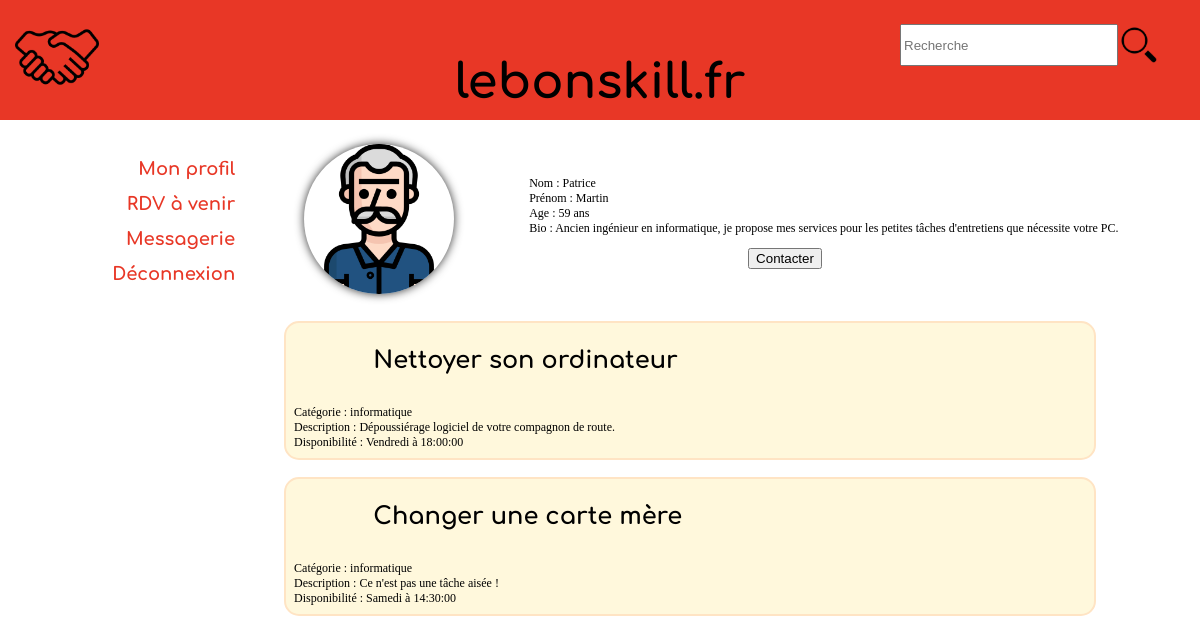
The app's page /profile.php with its own data.
### tables this page shows
CREATE TABLE `utilisateur` (
  `id_u` int(5) NOT NULL AUTO_INCREMENT,
  `nom` varchar(32) DEFAULT NULL,
  `prenom` varchar(32) DEFAULT NULL,
  `mail` varchar(64) NOT NULL,
  `d_naiss` date DEFAULT NULL,
  `mdp` varchar(32) DEFAULT NULL,
  `photo` varchar(64) DEFAULT NULL,
  `bio` varchar(300) DEFAULT NULL,
  `id_l` int(5) DEFAULT NULL,
  PRIMARY KEY (`id_u`),
  KEY `id_l` (`id_l`),
  CONSTRAINT `utilisateur_ibfk_1` FOREIGN KEY (`id_l`) REFERENCES `lieu` (`id_l`)
);

### profile.php (the view, shortened to what this page needs)
<?php
if($bdd = mysqli_connect('localhost', 'said', 'stri', 'lebonskill'))
  {
  }
  else {
    echo "[Erreur] : connexion à la base échouée !";
  }
$idconnected_user = 2;
$idprofile = 1;
$req_prep = mysqli_prepare($bdd, 'SELECT nom, prenom, d_naiss, photo, bio FROM utilisateur WHERE id_u = ?');
mysqli_stmt_bind_param($req_prep, "i", $idprofile);
mysqli_stmt_execute($req_prep);
mysqli_stmt_bind_result($req_prep, $profile['nom'], $profile['prenom'], $profile['d_naiss'], $profile['photo'], $profile['bio']);
$age = (time() - strtotime($profile['d_naiss'])) / 3600 / 24 /365;
$user_age = strstr($age,'.', true);
$bdd = mysqli_connect('localhost', 'said', 'stri', 'lebonskill');
$req_prep2 = mysqli_prepare($bdd, 'SELECT C.titre, C.categorie, P.desc, P.dispo_jour, P.dispo_heure FROM competence AS C, posseder AS P, utilisateur AS U WHERE U.id_u = P.id_u AND C.id_c = P.id_c AND U.id_u = ?');
if(mysqli_stmt_bind_param($req_prep2, "i", $idprofile) == FALSE) {
  echo ("Erreur bind param : " . mysqli_error($bdd));
}
if(mysqli_stmt_execute($req_prep2) == FALSE) {
  echo ("Erreur execute : " . mysqli_error($bdd));
}
if(mysqli_stmt_bind_result($req_prep2, $comp['titre'], $comp['categorie'], $comp['desc'], $comp['dispo_jour'], $comp['dispo_heure']) == FALSE){
  echo ("Erreur bind result : " . mysqli_error($bdd));
}
$i = 0;
while (mysqli_stmt_fetch($req_prep2)) {
  $titre[$i] = $comp['titre'];
  $categorie[$i] = $comp['categorie'];
  $description[$i] = $comp['desc'];
  $disp_d[$i] = $comp['dispo_jour'];
  $disp_t[$i] = $comp['dispo_heure'];
  $i++;
}
$taille = $i;
?>
<!DOCTYPE html>
<html>
    <head>
        <link rel="stylesheet" href="main_style.css" />
        <link rel="stylesheet" href="profile.css" />
    </head>
    <body>
      <div id="top-bar">
        <div id="top-bar_wl">
          <img style="height: 70%; width: auto; margin: 5%;" src="img/logo.png"/>
        </div>
        <div id="top-bar_wc">
          <h1>lebonskill.fr</h1>
        </div>
        <div id="top-bar_wr">
          <input style="float: left; height: 30%; width: 70%;" type="text" placeholder="Recherche">
          <img style="height: 30%; width: auto; float: left; margin: 1%;" src="img/search_img.png"/>
        </div>
      </div>
      <div id="left-menu">
        <a href="profile.php"><h2 class="menu_off">Mon profil</h2>
        <a href="rendezvous.php"><h2 class="menu_off">RDV à venir</h2></a>
        <h2 class="menu_off">Messagerie</h2>
        <h2 class="menu_off">Déconnexion</h2>
      </div>
      <div id="main-content">
        <div id="profile-header">
          <div class="round-image">
            <?php echo "<img id=\"profilpic\" src=\"".$profile["photo"]."\"/>\n"; ?>
          </div>
          <div id="id-card">
            <p><?php
            echo "Nom : " . $profile['nom'] . "</br> Prénom : " . $profile['prenom'] . "</br> Age : " . $user_age . " ans </br> Bio : " . $profile['bio'];
            ?>
            </p>
          </div>
          <div id="contacter">
            <?php
            if ($idconnected_user != $idprofile) {
              echo '<button onclick="location.href = \'/chat.php?id=' . $idconnected_user . '&o=' . $idprofile . '\';">Contacter</button>';
            }
            ?>
          </div>
        </div>
        <div id="competence">
          <p><?php
            for ($i=0; $i < $taille; $i++) {
              echo '<div class="brick">';
              echo "<h1>" . $titre[$i] . "</h1></br> Catégorie : " . $categorie[$i] . "</br> Description : " . $description[$i] .  "</br> Disponibilité : " . $disp_d[$i] . " à " . $disp_t[$i] . "</br>";
              echo '</div>';
            }
          ?>
        </div>
      </div>
    </body>
</html>

### main_style.css (style rules this page uses)
p, body { font-family: 'MADEEvolveSansMedium'; font-size: 12px; }
h1 { font-family: 'Comfortaa-Bold'; font-size: 2em; }
h2 { font-family: 'Comfortaa-Bold'; font-size: 18px; color: #FF7036; }
a { text-decoration: none; }
#left-menu { position: absolute; top: 15%; left: 0%; width: 16%; height: 76%; padding: 2%; text-align: right; }
#main-content { position: absolute; width: 71%; height: auto; top: 15%; left: 20%; padding: 2%; border-style: none; border-width: 2px; border-radius: 10px; }
#top-bar { position: absolute; width: 100%; height: 15%; top: 0%; left: 0%; margin: 0%; padding: 0%; display: inline-block; background-color: #E83726; }
#top-bar_wl { position: relative; height: 100%; width: 25%; float: left; text-align: left; }
#top-bar_wc { position: relative; height: 100%; width: 50%; float: left; text-align: center; margin-top: 2%; margin-bottom: 2%; font-family: 'OpenSans-light'; font-size: 200%; }
#top-bar_wr { position: relative; height: 100%; width: 25%; float: left; text-align: left; margin-top: 2%; margin-bottom: 2%; }
.menu_off { color: #E83726; }
.brick { background: cornsilk; border-width: 2px; border-style: solid; margin-bottom: 2%; border-color: bisque; border-radius: 15px; padding: 1%; position: relative; }
.brick > h1, h2, p { position: relative; left: 10%; }

### profile.css (style rules this page uses)
#profile-header { padding-bottom: 20px; }
.round-image { display: inline-block; overflow:hidden; border-radius:100px; width:150px; height:150px; box-shadow: 0px 0px 10px #343434; float: left; margin-left: 40px; }
#profilpic { max-width: 150px; height:150px; }
#id-card { padding-top: 20px; margin-left: 200px; }
#contacter { text-align: center; }
#competence { border-width: 2px; padding: 20px; }

### records on screen
utilisateur: photo (picture), nom "Patrice", prenom "Martin", d_naiss "59", bio "Ancien ingénieur en informatique, je propose mes services pour les petites tâches d'entretiens que nécessite votre PC."

### other values on screen
$titre[$i] "Nettoyer son ordinateur"
$categorie[$i] "informatique"
$description[$i] "Dépoussiérage logiciel de votre compagnon de route."
$disp_d[$i] "Vendredi"
$disp_t[$i] "18:00:00"
$titre[$i] "Changer une carte mère"
$description[$i] "Ce n'est pas une tâche aisée !"
$disp_d[$i] "Samedi"
$disp_t[$i] "14:30:00"
